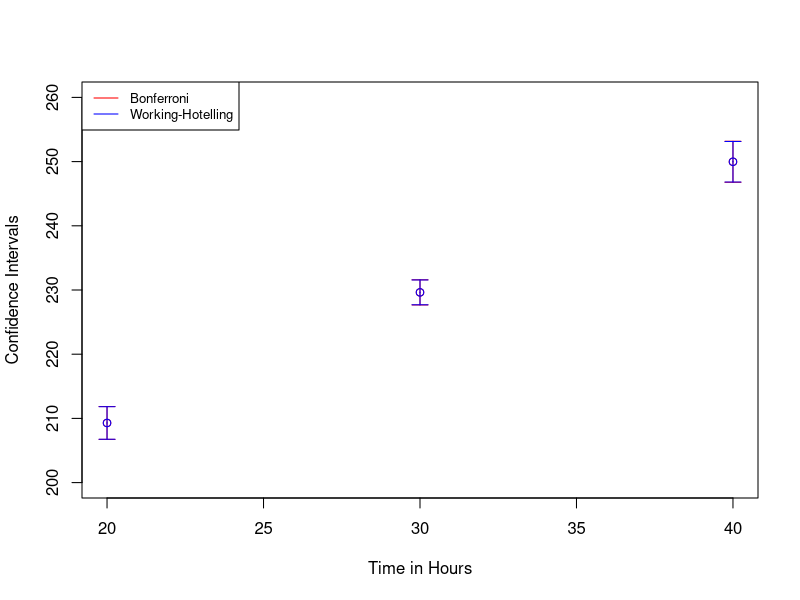
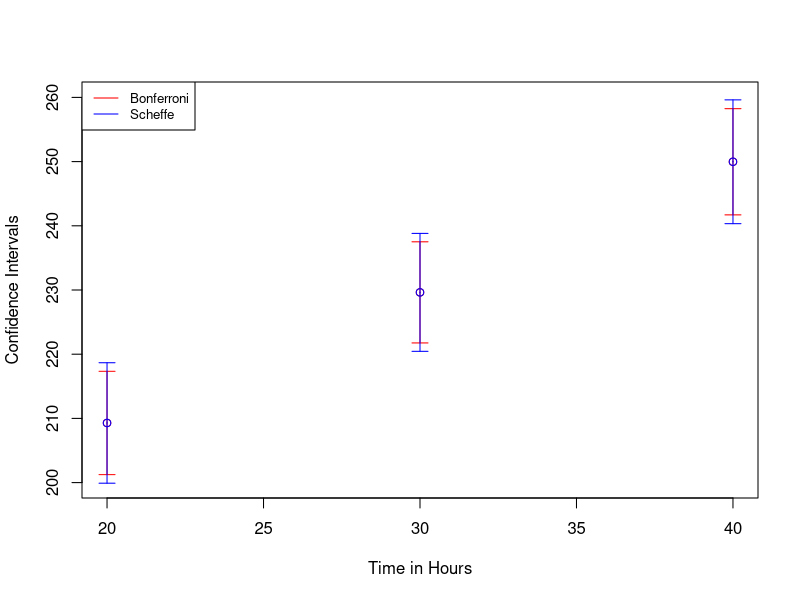
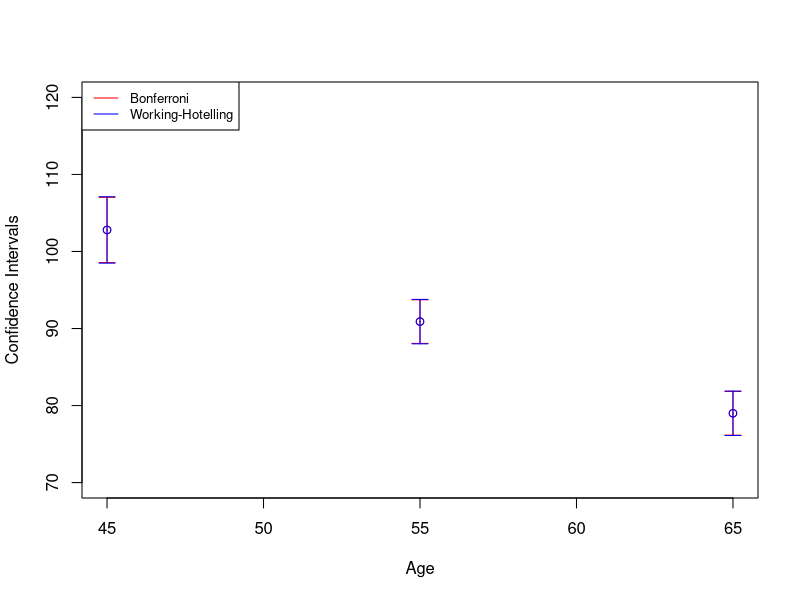
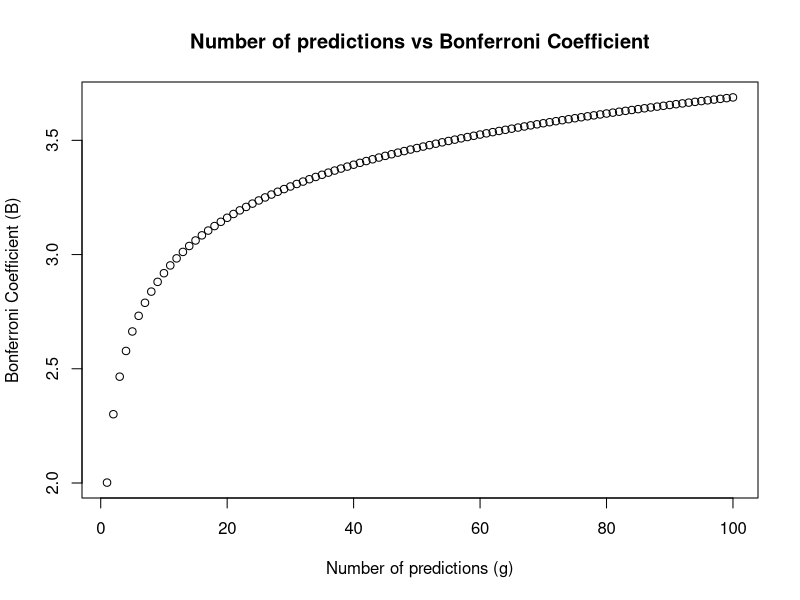
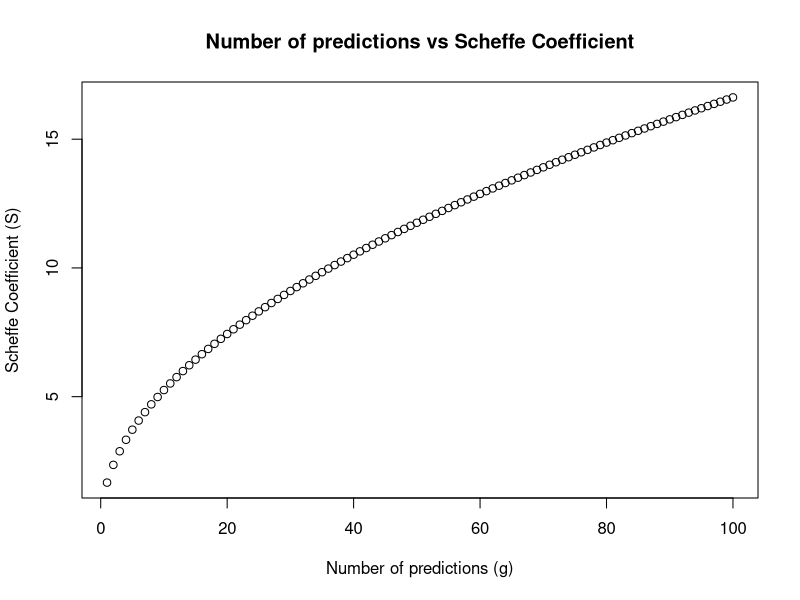

Source code (R) for these figures, in order:
## ---- chunk 1
knitr::opts_chunk$set(echo = FALSE)
## ---- chunk 2
copier_data = read.table("../datasets/copier+maintenance.txt")
## ---- chunk 3
# Copier Maintenance
X = copier_data$V2
Y = copier_data$V1
n = length(X)

fit = lm(Y ~ X)
b0hat = fit$coefficients[1]
b1hat = fit$coefficients[2]

Yhat = b0hat + b1hat * X

SSR = sum( (Yhat - mean(Y))^2 )
SSE = sum( (Y - Yhat)^2 )
SSTO = SSR + SSE

R2 = SSR / SSTO
## ---- chunk 4
# Bonferroni's SCI
MSR = SSR
MSE = SSE / (n - 2)

SE_b0hat = sqrt( MSE * (1/n + mean(X)^2/sum( (X - mean(X) )^2) ) )
SE_b1hat = sqrt( MSE/sum( (X - mean(X) )^2) )

alpha = 0.05
B = qt(1 - alpha/4, n - 2)

lower_b0 = b0hat - B * SE_b0hat
upper_b0 = b0hat + B * SE_b0hat

lower_b1 = b1hat - B * SE_b1hat
upper_b1 = b1hat + B * SE_b1hat
## ---- chunk 5
# Plastic Hardness
rm(list = ls()) # Clear environment

hardness_data = read.table("../datasets/plastic+hardness.txt")
X = hardness_data$V2
Y = hardness_data$V1
n = length(X)

Xh = c(20, 30, 40)
g = length(Xh)
alpha = 0.10

fit = lm(Y ~ X)
b0hat = fit$coefficients[1]
b1hat = fit$coefficients[2]

Yhat = b0hat + b1hat * X
SSR = sum( (Yhat - mean(Y))^2 )
SSE = sum( (Y - Yhat)^2 )
SSTO = SSR + SSE

MSR = SSR
MSE = SSE / (n - 2)

SE_Yhat = sqrt( MSE * ( 1/n + (Xh - mean(X))^2/sum((X - mean(X))^2) ) )
B = qt(p = 1 - alpha/(2 * g), df = n - 2)

Yhat = b0hat + b1hat * Xh

# Plastic SCIs
library(knitr)
CI_b = data.frame(Xh, Yhat,
                  lower = Yhat - B*SE_Yhat, upper = Yhat + B*SE_Yhat)

kable(CI_b, caption = "Bonferroni Confidence Intervals for Mean Response")
## ---- chunk 6
W = sqrt( 2 * qf(p = 1 - alpha, df1 = 2, df2 = n - 2) )
CI_w = data.frame(Xh, Yhat,
                  lower = Yhat - W*SE_Yhat, upper = Yhat + W*SE_Yhat)

kable(CI_w, caption = "Working-Hotelling Confidence Intervals for Mean Response")
## ---- chunk 7
# Plot CIs
library(plotrix)

plotCI(Xh, CI_b$Yhat, ui = CI_b$upper, li = CI_b$lower,
       col = "red",
       ylim = c(200, 260),
       xlab = "Time in Hours", ylab = "Confidence Intervals")
plotCI(Xh, CI_w$Yhat, ui = CI_w$upper, li = CI_w$lower,
       col = "blue", add = TRUE)

legend("topleft", legend = c("Bonferroni", "Working-Hotelling"),
       col = c("red", "blue"),
       lty = 1, cex = 0.8)
## ---- chunk 8
# Plastic SPIs
PSE_Yhat = sqrt( MSE + SE_Yhat^2 )

# Bonferroni SPI
PI_b = data.frame(Xh, Yhat, 
                  lower = Yhat - B * PSE_Yhat, 
                  upper = Yhat + B * PSE_Yhat)
kable(PI_b, caption = "Bonferroni Prediction Interval for Mean Plastic Hardness")
## ---- chunk 9
# Scheffe SPI
S = sqrt( g * qf(p = 1 - alpha, df1 = g, df2 = n - 2) )
PI_s = data.frame(Xh, Yhat,
                  lower = Yhat - S * PSE_Yhat,
                  upper = Yhat + S * PSE_Yhat)
kable(PI_s, caption = "Scheffe Prediction Interval for Mean Plastic Hardness")
## ---- chunk 10
# Plot PIs
library(plotrix)

plotCI(Xh, PI_b$Yhat, ui = PI_b$upper, li = PI_b$lower,
       col = "red",
       ylim = c(200,260),
       xlab = "Time in Hours",ylab = "Confidence Intervals")
plotCI(Xh, PI_s$Yhat, ui = PI_s$upper, li = PI_s$lower,
       col = "blue", add = TRUE)

legend("topleft", legend = c("Bonferroni", "Scheffe"),
       col = c("red", "blue"),
       lty = 1, cex = 0.8)
## ---- chunk 11
# Muscle mass
rm(list = ls()) # clear environment variables
muscle_data = read.table("../datasets/muscle+mass.txt")
X = muscle_data$V2
Y = muscle_data$V1
n = length(X)

fit = lm(Y ~ X)
b0hat = fit$coefficients[1]
b1hat = fit$coefficients[2]

Yhat = b0hat + b1hat * X

SSR = sum( (Yhat - mean(Y))^2 )
SSE = sum( (Y - Yhat)^2 )
SSTO = SSR + SSE

R2 = SSR / SSTO

MSR = SSR
MSE = SSE / (n - 2)
## ---- chunk 12
# WH CI
alpha = 0.05
Xh = c(45, 55, 65)
SE_Yhat = sqrt( MSE * ( 1/n + (Xh - mean(X))^2/sum((X - mean(X))^2) ) )
Yhat = b0hat + b1hat * Xh
W = sqrt(2 * qf(p = 1 - alpha, df1 = 2, df2 = n - 2)) 

CI_w = data.frame(Xh, Yhat,
                  lower = Yhat - W * SE_Yhat,
                  upper = Yhat + W * SE_Yhat)
kable(CI_w, caption = "W-H Confidence interval for mean muscle mass")
## ---- chunk 13
# Bonf CI
g = length(Xh)
B = qt(p = 1 - alpha/(2 * g), df = n - 2)
CI_b = data.frame(Xh, Yhat,
                  lower = Yhat - B * SE_Yhat,
                  upper = Yhat + B * SE_Yhat)
kable(CI_b, caption = "Bonferroni Confidence Interval for mean muscle mass")
## ---- chunk 14
# Plot CIs
plotCI(Xh, CI_b$Yhat, ui = CI_b$upper, li = CI_b$lower,
       col = "red",
       ylim = c(70,120),
       xlab = "Age",ylab = "Confidence Intervals")
plotCI(Xh, CI_w$Yhat, ui = CI_w$upper, li = CI_w$lower,
       col = "blue", add = TRUE)

legend("topleft", legend = c("Bonferroni", "Working-Hotelling"),
       col = c("red", "blue"),
       lty = 1, cex = 0.8)
## ---- chunk 15
# Bonf PIs
alpha = 0.05
Xh = c(48, 59, 74)
SE_Yhat = sqrt( MSE * ( 1/n + (Xh - mean(X))^2/sum((X - mean(X))^2) ) )
Yhat = b0hat + b1hat * Xh
PSE_Yhat = sqrt( MSE + SE_Yhat^2 )

g = length(Xh)
B = qt(p = 1 - alpha/(2 * g), df = n - 2)
PI_b = data.frame(Xh, Yhat,
                  lower = Yhat - B * PSE_Yhat,
                  upper = Yhat + B * PSE_Yhat)
kable(PI_b, caption = "Prediction interval for mean muscle mass")
## ---- chunk 16
# Plot Interval growth
gs = c(1:100)
Bs = c(1:100)
for (i in 1:length(gs)) {
  Bs[i] = qt(1 - alpha/(2 * gs[i]), df = n - 2)
}
plot(gs, Bs,
     xlab = "Number of predictions (g)", ylab = "Bonferroni Coefficient (B)",
     main = "Number of predictions vs Bonferroni Coefficient")
## ---- chunk 17
gs = c(1:100)
Ss = c(1:100)
for (i in 1:length(gs)) {
  Ss[i] = sqrt( gs[i] * qf(1 - alpha, g, n - 2) )
}
plot(gs, Ss,
     xlab = "Number of predictions (g)", ylab = "Scheffe Coefficient (S)",
     main = "Number of predictions vs Scheffe Coefficient")
